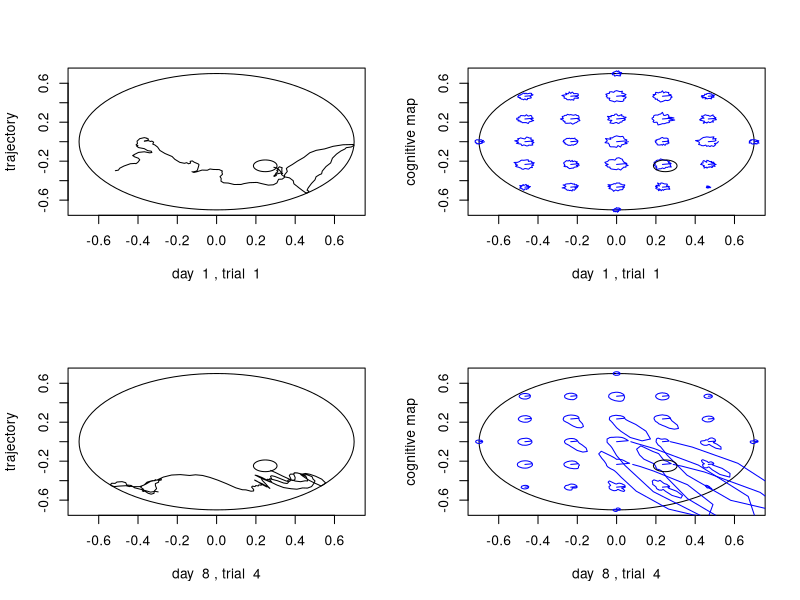

Reproduce this figure in R.
run_trial <- function(weights0, Wmult, sigma_pc, sigma_ac, PC_x, PC_y, Vdecay, ac_const, beta, etdecay, lrate, discf, noise, platform_x, platform_y, starting_x, starting_y, speed, wall_pun)
{
  # FIXED PARAMETERS OF THE EXPERIMENT
  
  pool_diameter <- 1.4 #Maze diameter in metres (m)
  platform_radius <- 0.06 #Platform radius
  
  N_pc <- 211 #Population of place cells
  N_ac <- 36 #Population of action cells
  which <- 0
  
  dist <- 0
  wall_zone <- 0
  quadrants <- c(0,0,0,0) #Percentage spent on each quadrant
  
  weights <- weights0 #Initialize modifiable weights
  
  el_tr <- matrix(rep(0, N_pc*N_ac), nrow = N_pc) #Initialize eligibility traces matrix
  
  #Initialize trajectories
  track_x <- starting_x #Current position of trajectory is equal to the starting location of the animal
  track_y <- starting_y
  vel_x <- 0
  vel_y <- 0
  
  # NAVIGATION LOOP
  while ((track_x[length(track_x)] - platform_x)^2 + (track_y[length(track_y)] - platform_y)^2 > platform_radius^2)
  {
    weights <- weights*(1-noise) + matrix(runif(N_pc*N_ac), nrow = N_pc)*Wmult*noise
    
    #Calculate PC activation
    PC_activation <- rep(0, N_pc)
    for (i in 1:N_pc){
      PC_activation[i] <- exp(-((track_x[length(track_x)] - PC_x[i])^2 + (track_y[length(track_y)] - PC_y[i])^2)/(2*sigma_pc^2))
    }
    
    #Calculate AC activation (i.e. value of the action, Q)
    if (length(track_x) > 1){
      prevQ <- AC_activation[which] #Displays the Q value before movement
    }
    
    AC_activation <- PC_activation %*% weights
    
    #Make an action
    ACsel <- pmax(0, as.numeric(AC_activation))^beta
    sel_sum <- sum(ACsel)
    
    if (!is.finite(sel_sum) || sel_sum <= 0) {
      ACsel <- rep(1 / N_ac, N_ac)
    } else {
      ACsel <- ACsel / sel_sum
    }
    ASrand <- runif(1)
    which <- 1
    ASsum <- ACsel[1]
    while (which < N_ac && ASsum < ASrand){
      which <- which + 1
      ASsum <- ASsum + ACsel[which]
    }
    
    #Eligibility traces
    el_tr <- el_tr * etdecay
    
    for (j in 1:N_ac){
      itmp <- min(abs(j-which), N_ac-abs(j-which))
      actgaus <- exp(-(itmp*itmp)/(2*sigma_ac*sigma_ac))
      el_tr[,j] <- el_tr[,j] + actgaus*AC_activation[j]*t(t(PC_activation))
    }
    
    vel_x = c(vel_x, (vel_x[length(vel_x)]+ac_const*cos(which/N_ac*2*pi))*Vdecay)
    vel_y = c(vel_y, (vel_y[length(vel_y)]+ac_const*sin(which/N_ac*2*pi))*Vdecay)
    #velocity per time step (not second)
    track_x = c(track_x, track_x[length(track_x)]+vel_x[length(vel_x)])
    track_y = c(track_y, track_y[length(track_y)]+vel_y[length(vel_y)])
    
    #Check if not out of bounds, reset location & speed if so
    if (track_x[length(track_x)]^2 + track_y[length(track_y)]^2 > (pool_diameter/2)^2)
    {
      ratio = (track_x[length(track_x)]^2 + track_y[length(track_y)]^2)/((pool_diameter/2)^2)
      track_x[length(track_x)] = track_x[length(track_x)]/sqrt(ratio)
      track_y[length(track_y)] = track_y[length(track_y)]/sqrt(ratio)
      vel_x[length(vel_x)] = track_x[length(track_x)] - track_x[length(track_x)-1]
      vel_y[length(vel_y)] = track_y[length(track_y)] - track_y[length(track_y)-1]
    }
    
    
    if (length(track_x) > 2)
    { if ((track_x[length(track_x)]  - platform_x)^2 + (track_y[length(track_y)]  - platform_y)^2 < platform_radius^2)
    { rew = 10 } #found platform - reward
      else if (track_x[length(track_x)]^2+track_y[length(track_y)]^2 > (0.99*pool_diameter/2)^2)
      { rew = -wall_pun } #hit wall - punishment
      else
      { rew = 0 } #didn't find - no reward
      
      currQ = AC_activation[which]
      tderr = rew + discf*currQ - prevQ #temporal difference error
      weights = pmax(weights + lrate*tderr*el_tr, 0)
    }
    
    laststep = sqrt((track_x[length(track_x)]-track_x[length(track_x)-1])^2 + (track_y[length(track_y)]-track_y[length(track_y)-1])^2)
    dist = dist + laststep
    
    if (track_x[length(track_x)]^2 + track_y[length(track_y)]^2 > 0.8*(pool_diameter/2)^2)
    { wall_zone = wall_zone + 1 }
    else if (track_x[length(track_x)] > 0 && track_y[length(track_y)] > 0)
    { quadrants[1] = quadrants[1] + 1 }
    else if (track_x[length(track_x)] < 0 && track_y[length(track_y)] > 0)
    { quadrants[2] = quadrants[2] + 1 }
    else if (track_x[length(track_x)] < 0 && track_y[length(track_y)] < 0)
    { quadrants[3] = quadrants[3] + 1 }
    else
    { quadrants[4] = quadrants[4] + 1 }
    
    if (length(track_x) > 100) # evaluate latency only after 100+ steps to be accurate
    { speed_ts = mean(sqrt((vel_x[-1]^2+vel_y[-1]^2))) # speed in meters/time step
    latency = (length(track_x)-1) * speed_ts / speed # convert to seconds
    if (latency > 60) # if more than a minute, stop
    { break }
    }
    
  }
  
  latency <- length(track_x)-1 # latency in time steps
  wall_zone <- wall_zone/latency
  quadrants <- quadrants/latency
  speed_ts <- mean(sqrt((vel_x[-1]^2+vel_y[-1]^2))) # speed in meters/time step
  
  latency <- latency * speed_ts / speed # latency in seconds
  return(list(weights, track_x, track_y, vel_x, vel_y, dist, wall_zone, quadrants, latency))
}
  
N_pc <- 211 #Population of place cells [100..300]
N_ac <- 36 #Population of action cells [25..50]

plot_trajectories <- 1 #yes - 1, no - 0
plot_cognitive_maps <- 1 #yes - 1, no - 0
pln <- plot_trajectories + plot_cognitive_maps
Nruns <- 1 #how many runs to run if not plotting anything

pool_diameter <- 1.4 #Maze diameter (\phi) in metres (m)
platform_radius <- 0.06 #Platform radius (m)
sigma_pc <- 0.1 #place cell sigma (standard deviation), in meters [0.05..0.2]
sigma_ac <- 2 #action cell sigma (standard deviation), in action cells [1..3]

etdecay <- 0.83 #Eligibility trace decay (lambda) [0.75..0.95] LESS THAN GAMMA!
beta <- 6 #Exploration-exploitation factor (\beta) [0.5..12]
alpha <- 0.01 #Learning rate (\alpha) [0.005..0.02]
gamma <- 0.85 #Discount factor (\gamma) [0.75..0.95]

Vdecay <- 0.82 #velocity decay [0.75..0.95]
ac_const <- 0.02 #acceleration const [0.01..0.03]
Wnoise <- 0.0004 #Weight noise [0.0001..0.0007]
Wmult <- 0.1 #Weight multiplier [0.05..0.15]
hitwall <- 0.5 #punishment for hitting the wall [0..1]
speed <- 0.175 #mouse speed (m/s) [0.1..0.25]

Ntrials <- 4 #number of trials per day
Ndays <- 8 #number of days

#performance measures to compute: latency, distance, time in target quadrant, opposite quadrant, and wall zone
if (pln > 0.5) #if any plots
{ PMs <- array(rep(0,5*Ndays*Ntrials), c(5,Ndays,Ntrials))
} else {
  PMs <- array(rep(0,5*Ndays*Ntrials*Nruns), c(5,Ndays,Ntrials,Nruns)) }
#multiple runs


#Platform coordinates:
platform_x <- cos(-pi/4)*pool_diameter/4 #x coordinate
platform_y <- sin(-pi/4)*pool_diameter/4 #y coordinate

#Starting locations of the modeled animal (4 different ones):
strad <- pool_diameter/2*0.85 #15% of maze radius to the wall
starting_xs <- strad * c(cos(pi/6), cos(pi/3), cos(7*pi/6), cos(4*pi/3)) #x coordinates
starting_ys <- strad * c(sin(pi/6), sin(pi/3), sin(7*pi/6), sin(4*pi/3)) #y coordinates

th <- (0:100)/50*pi #for plotting circles :)

if (pln > 0.5) {

#Generate initial weights
weights <- matrix(runif(N_pc*N_ac), nrow = N_pc)*Wmult

#Generate place cells
PC_x <- rep(0,N_pc) #1xN_pc matrix containing the x = 0 coordinate for each place cell
PC_y <- rep(0,N_pc) #1xN_pc matrix containing the y = 0 coordinate for each place cell
for (i in 1:N_pc) {
    #For each place cell:
    PC_x[i] <- (runif(1) - 0.5)*pool_diameter#Random positions of place cells
    PC_y[i] <- (runif(1) - 0.5)*pool_diameter
    while ((PC_x[i]^2 + PC_y[i]^2 > (pool_diameter/2)^2)){
        #Checks for out of bounds
        PC_x[i] <- (runif(1) - 0.5)*pool_diameter
        PC_y[i] <- (runif(1) - 0.5)*pool_diameter
    }
}
par(mfrow=c(2,2))

for (day in 1:Ndays) {
    idxs = sample(4) #randomly choose 4 starting locations
    for (trial in 1:Ntrials){

        idx <- idxs[trial] #take each location
        starting_x <- starting_xs[idx]
        starting_y <- starting_ys[idx]

        modresults <- run_trial (weights, Wmult, sigma_pc, sigma_ac, PC_x, PC_y, Vdecay, ac_const, beta, etdecay, alpha, gamma, Wnoise, platform_x, platform_y, starting_x, starting_y, speed, hitwall)
        #run trial
        weights <- modresults[[1]]
        track_x <- modresults[[2]]
        track_y <- modresults[[3]]
        vel_x <- modresults[[4]]
        vel_y <- modresults[[5]]
        
#        weights <- wres

        PMs[1,day,trial] <- modresults[[9]] #latency
        PMs[2,day,trial] <- modresults[[6]] #dist
        PMs[3,day,trial] <- modresults[[8]][4]*100 #target quadrant
        PMs[4,day,trial] <- modresults[[8]][2]*100 #opposite quadrant
        PMs[5,day,trial] <- modresults[[7]]*100 #wall zone
        #record performance measures
        
        ## PLOT SELECTED DAYS AND TRIALS ONLY
        if (plot_trajectories & ((day==1 & trial==1) | (day==8 & trial==4)))
        {
          #plot the maze
          plot(pool_diameter/2*cos(th),pool_diameter/2*sin(th),type = "l", xlab = paste("day ",day,", trial ",trial), ylab = "trajectory")
          #plot the trajectory
          lines(track_x, track_y, type = "l")
          #plot the platform
          lines(platform_x+platform_radius*cos(th),platform_y+platform_radius*sin(th),type = "l")
        }

        ## PLOT SELECTED DAYS AND TRIALS ONLY
        if (plot_cognitive_maps & ((day==1 & trial==1) | (day==8 & trial==4)))
          {
          #plot the maze
          plot(pool_diameter/2*cos(th),pool_diameter/2*sin(th),type = "l",xlab = paste("day ",day,", trial ",trial), ylab = "cognitive map")
          #plot the cognitive map
          for (x in (-3:3)*(pool_diameter/6)){
            for (y in (-3:3)*(pool_diameter/6)){
                if (x^2 + y^2 <= (pool_diameter/2)^2){
                    x2 = x
                    y2 = y
                    for (k in 1:N_ac){
                        PC_activation <- rep(0,N_pc)
                        for (i in 1:N_pc){
                            PC_activation[i] <- exp(-((x - PC_x[i])^2 + (y - PC_y[i])^2)/(2*sigma_pc^2))
                        }
                #Calculate AC activation (i.e. value of the action)
                        AC_activation <- rep(0,N_ac)
                        for (i in 1:N_ac){
                            for (j in 1:N_pc){
                                AC_activation[i] <- AC_activation[i] + PC_activation[j]*weights[j,i]
                            }
                        }
                         x2 <- c(x2, x + (AC_activation[k]/10)*cos(k/N_ac*2*pi))
                         y2 <- c(y2, y + (AC_activation[k]/10)*sin(k/N_ac*2*pi))
        #                 line([x x2],[y y2],'Color',[k/N_ac 0 1-k/N_ac])
                    }
                    lines(x2,y2,type = "l",col = "blue")
               }
            }
          }
          # plot the platform
          lines(platform_x+platform_radius*cos(th),platform_y+platform_radius*sin(th),type = "l")
        }
    }
}

} else {
  # run multiple times without plotting!
  
  for (reps in 1:Nruns){
    
    # Generate initial weights for each run
    weights <- matrix(runif(N_pc*N_ac), nrow = N_pc) * Wmult
    
    # Generate place cells for each run
    PC_x <- rep(0, N_pc)
    PC_y <- rep(0, N_pc)
    
    for (i in 1:N_pc) {
      PC_x[i] <- (runif(1) - 0.5) * pool_diameter
      PC_y[i] <- (runif(1) - 0.5) * pool_diameter
      while (PC_x[i]^2 + PC_y[i]^2 > (pool_diameter/2)^2) {
        PC_x[i] <- (runif(1) - 0.5) * pool_diameter
        PC_y[i] <- (runif(1) - 0.5) * pool_diameter
      }
    }
    
    for (day in 1:Ndays) {
      idxs <- sample(4)
      
      for (trial in 1:Ntrials) {
        
        idx <- idxs[trial]
        starting_x <- starting_xs[idx]
        starting_y <- starting_ys[idx]
        
        modresults <- run_trial(
          weights, Wmult, sigma_pc, sigma_ac, PC_x, PC_y,
          Vdecay, ac_const, beta, etdecay, alpha, gamma,
          Wnoise, platform_x, platform_y,
          starting_x, starting_y, speed, hitwall
        )
        
        weights <- modresults[[1]]
        
        PMs[1, day, trial, reps] <- modresults[[9]]
        PMs[2, day, trial, reps] <- modresults[[6]]
        PMs[3, day, trial, reps] <- modresults[[8]][4] * 100
        PMs[4, day, trial, reps] <- modresults[[8]][2] * 100
        PMs[5, day, trial, reps] <- modresults[[7]] * 100
      }
    }
  }
  
  ## AVERAGE 50 RUNS FOR EACH TRIAL AND COMPUTE SE 
  rows_list <- list()
  k <- 1
  
  for (day in 1:Ndays) {
    for (trial in 1:Ntrials) {
      latency_vals <- PMs[1, day, trial, ]
      dist_vals <- PMs[2, day, trial, ]
      target_vals <- PMs[3, day, trial, ]
      opposite_vals <- PMs[4, day, trial, ]
      wall_vals <- PMs[5, day, trial, ]
      
      rows_list[[k]] <- data.frame(
        day = day,
        trial = trial,
        trial_global = (day - 1) * Ntrials + trial,
        
        latency_pc = mean(latency_vals, na.rm = TRUE),
        latency_pc_se = sd(latency_vals, na.rm = TRUE) / sqrt(sum(!is.na(latency_vals))),
        
        dist_pc = mean(dist_vals, na.rm = TRUE),
        dist_pc_se = sd(dist_vals, na.rm = TRUE) / sqrt(sum(!is.na(dist_vals))),
        
        target_quadrant_pc = mean(target_vals, na.rm = TRUE),
        target_quadrant_pc_se = sd(target_vals, na.rm = TRUE) / sqrt(sum(!is.na(target_vals))),
        
        opposite_quadrant_pc = mean(opposite_vals, na.rm = TRUE),
        opposite_quadrant_pc_se = sd(opposite_vals, na.rm = TRUE) / sqrt(sum(!is.na(opposite_vals))),
        
        wall_zone_pc = mean(wall_vals, na.rm = TRUE),
        wall_zone_pc_se = sd(wall_vals, na.rm = TRUE) / sqrt(sum(!is.na(wall_vals)))
      )
      
      k <- k + 1
    }
  }
  
  ## STORE THE RAW RUN LEVELS DATA TOO
  rows_run <- list()
  k_run <- 1
  
  for (r in 1:Nruns) {
    for (day in 1:Ndays) {
      for (trial in 1:Ntrials) {
        rows_run[[k_run]] <- data.frame(
          run = r,
          day = day,
          trial = trial,
          trial_global = (day - 1) * Ntrials + trial,
          latency = PMs[1, day, trial, r],
          distance = PMs[2, day, trial, r],
          target_quadrant = PMs[3, day, trial, r],
          opposite_quadrant = PMs[4, day, trial, r],
          wall_zone = PMs[5, day, trial, r]
        )
        k_run <- k_run + 1
      }
    }
  }
  
  ## OUTPUT THE RAW RUNS CSV, MEAN + SE CSV, AND THE RAW PM ARRAY
  run_level_pc <- do.call(rbind, rows_run)
  write.csv(run_level_pc, "place_cell_fixed_run_level.csv", row.names = FALSE)
  
  trial_summary_pc <- do.call(rbind, rows_list)
  write.csv(trial_summary_pc, "place_cell_trial_mean_over_runs.csv", row.names = FALSE)
  saveRDS(PMs, "PMs_place_fixed.rds")
}
